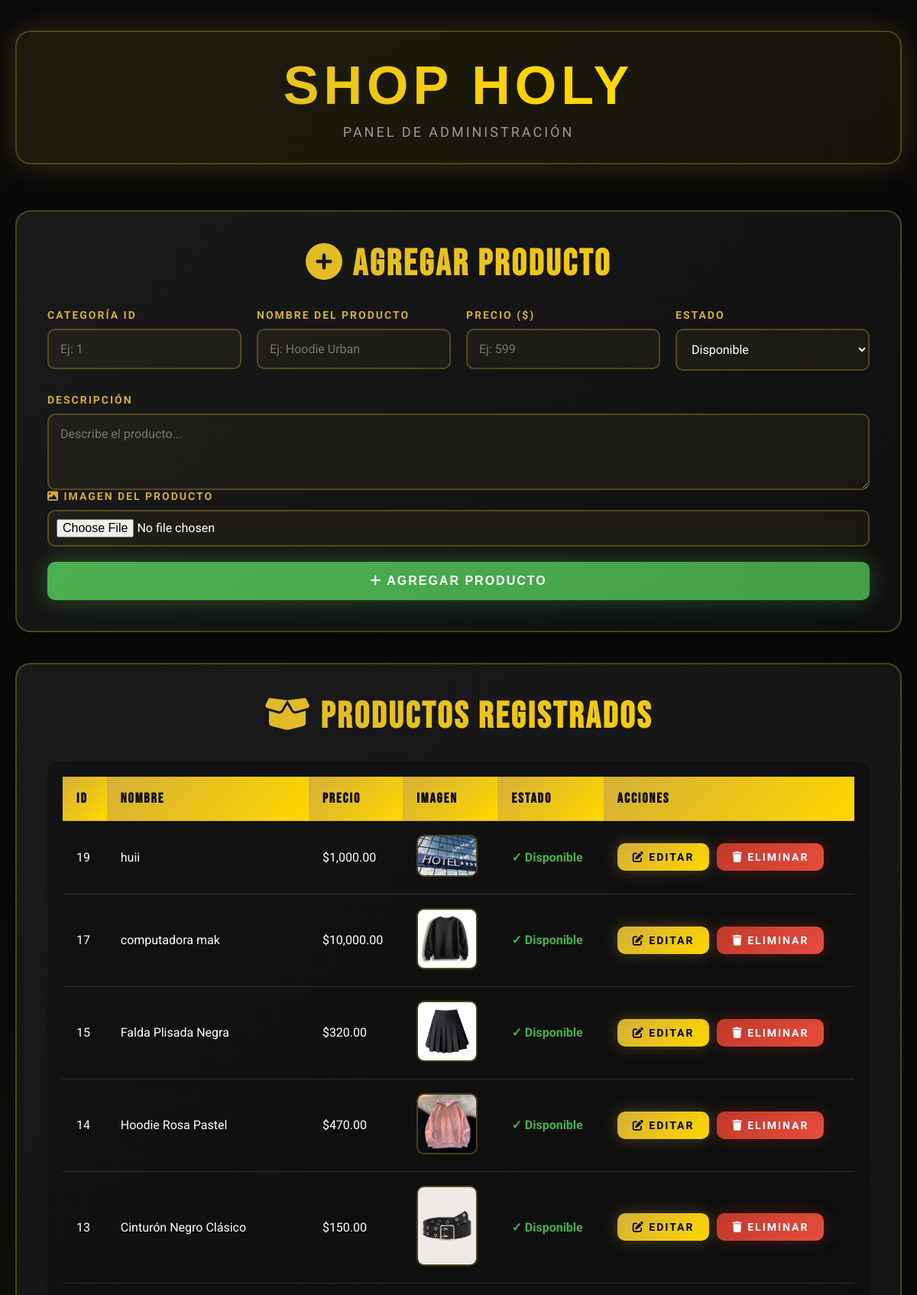
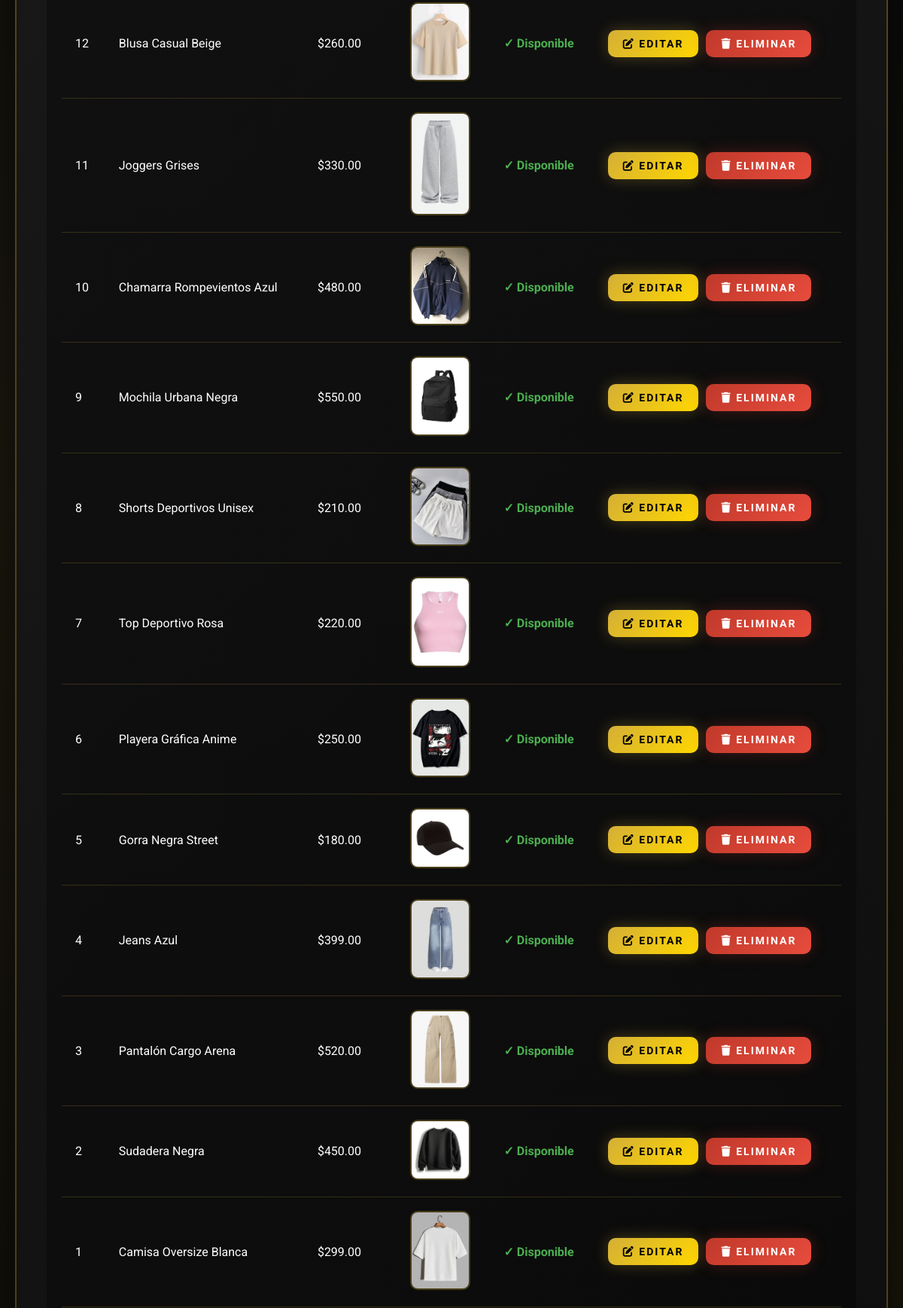
Screenshot of /Ropa/admin_ropa.php?edit=2 (upper part) with the database file from the repository (2 pictures, top to bottom).
### tables this page shows
CREATE TABLE `productos` (
  `id` int(11) NOT NULL,
  `categoria_id` int(11) DEFAULT NULL,
  `nombre` varchar(150) NOT NULL,
  `descripcion` text DEFAULT NULL,
  `precio` decimal(10,2) NOT NULL,
  `imagen` varchar(255) DEFAULT NULL,
  `disponible` tinyint(1) DEFAULT 1,
  `created_at` timestamp NOT NULL DEFAULT current_timestamp(),
  `updated_at` timestamp NOT NULL DEFAULT current_timestamp() ON UPDATE current_timestamp(),
  `stock` int(11) DEFAULT 0,
  `tallas` varchar(100) DEFAULT NULL,
  `categoria` varchar(100) DEFAULT NULL,
  `marca` varchar(100) DEFAULT NULL
);

### Ropa/admin_ropa.php (the view, shortened to what this page needs)
<?php
$mysqli = new mysqli("localhost", "root", "", "ropa");
?>
<!DOCTYPE html>
<html lang="es">
<head>
</head>
<body>
<div class="admin-header">
    <h1>SHOP HOLY</h1>
    <p>Panel de Administración</p>
</div>
<div class="container">
    <div class="section">
        <h2><i class="fas fa-plus-circle"></i> Agregar Producto</h2>
        <form method="POST" enctype="multipart/form-data">
            <div class="form-grid">
                <div class="form-group">
                    <label for="categoria_id">Categoría ID</label>
                    <input type="text" id="categoria_id" name="categoria_id" placeholder="Ej: 1" required>
                </div>
                <div class="form-group">
                    <label for="nombre">Nombre del Producto</label>
                    <input type="text" id="nombre" name="nombre" placeholder="Ej: Hoodie Urban" required>
                </div>
                <div class="form-group">
                    <label for="precio">Precio ($)</label>
                    <input type="number" id="precio" name="precio" placeholder="Ej: 599" step="0.01" required>
                </div>
                <div class="form-group">
                    <label for="disponible">Estado</label>
                    <select id="disponible" name="disponible">
                        <option value="1">Disponible</option>
                    </select>
                </div>
            </div>
            <div class="form-group">
                <label for="descripcion">Descripción</label>
                <textarea id="descripcion" name="descripcion" placeholder="Describe el producto..."></textarea>
            </div>
            <div class="form-group">
                <label for="imagen"><i class="fas fa-image"></i> Imagen del Producto</label>
                <input type="file" id="imagen" name="imagen" accept="image/*">
            </div>
            <button class="btn btn-agregar" name="agregar">
                <i class="fas fa-plus"></i> Agregar Producto
            </button>
        </form>
    </div>
    <div class="section">
        <h2><i class="fas fa-box-open"></i> Productos Registrados</h2>
        <div class="table-container">
            <table>
                <thead>
                    <tr>
                        <th>ID</th>
                        <th>Nombre</th>
                        <th>Precio</th>
                        <th>Imagen</th>
                        <th>Estado</th>
                        <th>Acciones</th>
                    </tr>
                </thead>
                <tbody>
                    <?php
                    $res = $mysqli->query("SELECT * FROM productos ORDER BY id DESC");
                    if ($res->num_rows > 0):
                        while ($row = $res->fetch_assoc()): ?>
                        <tr>
                            <td><?= $row['id'] ?></td>
                            <td><?= htmlspecialchars($row['nombre']) ?></td>
                            <td>$<?= number_format($row['precio'], 2) ?></td>
                            <td>
                                <?php if ($row['imagen']): ?>
                                    <img src="<?= htmlspecialchars($row['imagen']) ?>" width="80" alt="<?= htmlspecialchars($row['nombre']) ?>">
                                <?php else: ?>
                                    <span style="color: #888;">Sin imagen</span>
                                <?php endif; ?>
                            </td>
                            <td>
                                <span class="<?= $row['disponible'] ? 'estado-disponible' : 'estado-no-disponible' ?>">
                                    <?= $row['disponible'] ? '✓ Disponible' : '✗ No disponible' ?>
                                </span>
                            </td>
                            <td>
                                <div class="acciones">
                                    <a class="btn btn-editar" href="?edit=<?= $row['id'] ?>">
                                        <i class="fas fa-edit"></i> Editar
                                    </a>
                                    <a class="btn btn-eliminar" href="?eliminar=<?= $row['id'] ?>" onclick="return confirm('¿Estás seguro de eliminar este producto?')">
                                        <i class="fas fa-trash"></i> Eliminar
                                    </a>
                                </div>
                            </td>
                        </tr>
                    <?php endwhile;
                    endif; ?>
                </tbody>
            </table>
        </div>
    </div>
</div>
</body>
</html>

### Ropa/admin_ropa.php (style rules this page uses)
* { margin: 0; padding: 0; box-sizing: border-box; }
body { font-family: 'Roboto', sans-serif; background: #0a0a0a; color: #fff; min-height: 100vh; padding: 40px 20px; position: relative; }
body::before { content: ''; position: fixed; inset: 0; background: radial-gradient(circle at 20% 50%, rgba(212,175,55,0.08) 0%, transparent 50%), radial-gradient(circle at 80% 80%, rgba(255,215,0,0.06) 0%, transparent 50%); pointer-events: none; z-index: 0; }
.admin-header { text-align: center; margin-bottom: 60px; padding: 30px; background: linear-gradient(135deg, rgba(212,175,55,0.1), rgba(255,215,0,0.05)); border-radius: 20px; border: 2px solid rgba(212,175,55,0.3); box-shadow: 0 0 40px rgba(212,175,55,0.2); position: relative; z-index: 1; }
.admin-header h1 { font-family: 'Playfair Display', sans-serif; font-size: clamp(40px, 8vw, 70px); letter-spacing: 6px; background: linear-gradient(45deg, #d4af37, #ffd700, #f4e5c3, #d4af37); background-size: 200%; -webkit-background-clip: text; -webkit-text-fill-color: transparent; background-clip: text; animation: gradientFlow 3s ease infinite; margin-bottom: 10px; }
.admin-header p { font-size: 18px; color: #999; letter-spacing: 3px; text-transform: uppercase; }
.container { max-width: 1400px; margin: 0 auto; position: relative; z-index: 1; }
.section { background: linear-gradient(135deg, #1a1a1a 0%, #0f0f0f 100%); border: 2px solid rgba(212,175,55,0.3); border-radius: 20px; padding: 40px; margin-bottom: 40px; box-shadow: 0 10px 40px rgba(0,0,0,0.5); }
.section h2 { font-family: 'Bebas Neue', sans-serif; font-size: clamp(32px, 5vw, 48px); background: linear-gradient(135deg, #d4af37, #ffd700); -webkit-background-clip: text; -webkit-text-fill-color: transparent; margin-bottom: 30px; letter-spacing: 3px; text-align: center; }
.form-grid { display: grid; grid-template-columns: repeat(auto-fit, minmax(250px, 1fr)); gap: 20px; margin-bottom: 30px; }
.form-group { display: flex; flex-direction: column; }
.form-group label { color: #d4af37; font-size: 14px; font-weight: 700; text-transform: uppercase; letter-spacing: 2px; margin-bottom: 10px; }
input[type="text"], input[type="number"], textarea, select, input[type="file"] { background: rgba(212,175,55,0.05); border: 2px solid rgba(212,175,55,0.3); border-radius: 10px; padding: 15px; color: #fff; font-size: 16px; font-family: 'Roboto', sans-serif; transition: all 0.3s ease; }
textarea { resize: vertical; min-height: 100px; }
input[type="file"] { padding: 10px; cursor: pointer; }
.btn { padding: 16px 40px; font-size: 16px; font-weight: 700; text-transform: uppercase; letter-spacing: 2px; border: none; border-radius: 10px; cursor: pointer; transition: all 0.3s ease; text-decoration: none; display: inline-block; text-align: center; }
.btn-agregar { background: linear-gradient(135deg, #4CAF50, #45a049); color: #fff; box-shadow: 0 0 30px rgba(76,175,80,0.4); margin-top: 20px; width: 100%; }
.btn-editar { background: linear-gradient(135deg, #d4af37, #ffd700); color: #000; box-shadow: 0 0 20px rgba(212,175,55,0.3); padding: 10px 20px; font-size: 14px; }
.btn-eliminar { background: linear-gradient(135deg, #c0392b, #e74c3c); color: #fff; box-shadow: 0 0 20px rgba(192,57,43,0.3); padding: 10px 20px; font-size: 14px; }
.table-container { overflow-x: auto; border-radius: 15px; background: rgba(0, 0, 0, 0.3); padding: 20px; }
table { width: 100%; border-collapse: collapse; min-width: 800px; }
th, td { padding: 18px; text-align: left; border-bottom: 1px solid rgba(212,175,55,0.2); }
th { background: linear-gradient(135deg, #d4af37, #ffd700); color: #000; font-family: 'Bebas Neue', sans-serif; font-size: 18px; letter-spacing: 2px; text-transform: uppercase; }
tr { transition: all 0.3s ease; }
td img { border-radius: 10px; border: 2px solid rgba(212,175,55,0.3); transition: transform 0.3s ease; }
.estado-disponible { color: #4CAF50; font-weight: 700; }
.acciones { display: flex; gap: 10px; flex-wrap: wrap; }

### rows the page displays
productos: id "19", nombre "huii", precio "1,000.00", imagen (picture), disponible "✓ Disponible"
productos: id "17", nombre "computadora mak", precio "10,000.00", imagen (picture), disponible "✓ Disponible"
productos: id "15", nombre "Falda Plisada Negra", precio "320.00", imagen (picture), disponible "✓ Disponible"
productos: id "14", nombre "Hoodie Rosa Pastel", precio "470.00", imagen (picture), disponible "✓ Disponible"
productos: id "13", nombre "Cinturón Negro Clásico", precio "150.00", imagen (picture), disponible "✓ Disponible"
productos: id "12", nombre "Blusa Casual Beige", precio "260.00", imagen (picture), disponible "✓ Disponible"
productos: id "11", nombre "Joggers Grises", precio "330.00", imagen (picture), disponible "✓ Disponible"
productos: id "10", nombre "Chamarra Rompevientos Azul", precio "480.00", imagen (picture), disponible "✓ Disponible"
productos: id "9", nombre "Mochila Urbana Negra", precio "550.00", imagen (picture), disponible "✓ Disponible"
productos: id "8", nombre "Shorts Deportivos Unisex", precio "210.00", imagen (picture), disponible "✓ Disponible"
productos: id "7", nombre "Top Deportivo Rosa", precio "220.00", imagen (picture), disponible "✓ Disponible"
productos: id "6", nombre "Playera Gráfica Anime", precio "250.00", imagen (picture), disponible "✓ Disponible"
productos: id "5", nombre "Gorra Negra Street", precio "180.00", imagen (picture), disponible "✓ Disponible"
productos: id "4", nombre "Jeans Azul", precio "399.00", imagen (picture), disponible "✓ Disponible"
productos: id "3", nombre "Pantalón Cargo Arena", precio "520.00", imagen (picture), disponible "✓ Disponible"
productos: id "2", nombre "Sudadera Negra", precio "450.00", imagen (picture), disponible "✓ Disponible"
productos: id "1", nombre "Camisa Oversize Blanca", precio "299.00", imagen (picture), disponible "✓ Disponible"
